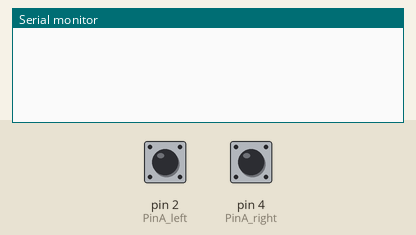
A sketch run on a simulated Arduino Uno, built with avr-gcc and run on an emulated ATmega328P. On the bench: the last lines printed to the serial monitor. Inputs (shaded band) come from the test bench; at power-on: pin 4 (PinA_right) LOW, pin 2 (PinA_left) HIGH.

Above: at 2.8 s.
2.9 s: pin 4 (PinA_right) pulsed HIGH 2 times (0.12 s each, 0.3 s apart)
At 4.6 s:
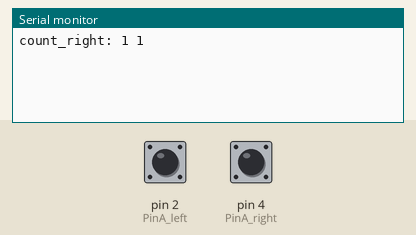
5.0 s: pin 4 (PinA_right) pulled HIGH for 0.15 s
At 5.9 s:
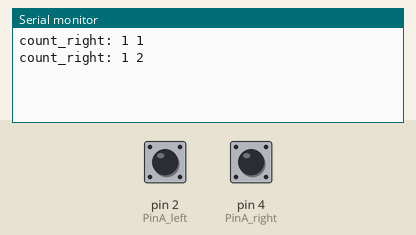
6.6 s: pin 4 (PinA_right) pulled HIGH for 1 s
At 7.1 s:
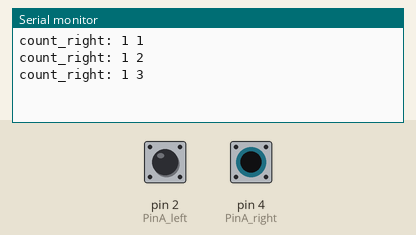
9.1 s: pin 4 (PinA_right) pulled HIGH for 0.15 s
At 10.2 s:
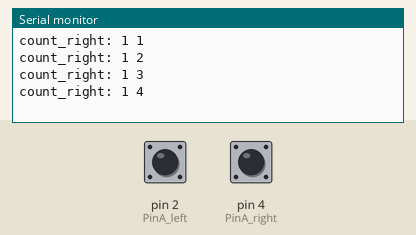
Timing chart, 0 to 11.7 s (numbered marks = the images above; inputs shaded):
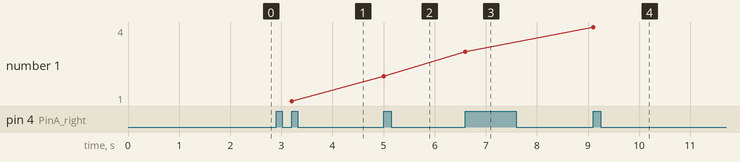

The sketch:

PinChangeInt.ino
```cpp
/****************************************************************************
 * Ardino综合项目: Aruino nano平衡小车__2__外部中断
 * Author: Benny
 * 功能：当外部中断IO口电平发生变化时触发中断执行函数
 * 注意：1、由于中断会打断正常代码的运行，因此 ISR 的应该尽可能快地执行完毕。
 *       2、在 ISR 中修改的全局变量要用 volatile 修饰符修饰以防止编译器优化
 *       3、在 ISR 中不能使用其他用中断实现的函数，如 millis() delay() 等，延时可以使用delayMicroseconds()，它不是用中断实现的。
****************************************************************************/

#include "./PinChangeInt.h"       // 外部中断函数库

#define PinA_left 2         // 中断0
#define PinA_right 4        // 中断1

volatile long count_right = 0;  // 使用volatile long类型是为了在外部中断修改脉冲计数值时防止被编译器优化
volatile long count_left = 0;   // 使用volatile long类型是为了在外部中断修改脉冲计数值时防止被编译器优化

void setup() {
    Serial.begin(9600);
	pinMode(PinA_left, INPUT);    // 串口中断为输入模式(左轮测速编码器)
	pinMode(PinA_right, INPUT);	  // 串口中断为输入模式(右轮测试编码器)
    sei();                        // 打开中断
    //cli();                      // 关闭中断
}

void loop() {
    // 主函数中循环检测及叠加脉冲测定小车车速,使用电平改变既进入脉冲叠加增加电机的脉冲数，保证小车的精确度。
	attachPinChangeInterrupt(PinA_left, Code_left, FALLING);    // 中断0即PinA_left 2 ; 模式：CHANGE(变化)、RISING(上升沿)、FALLING(下降沿)
	attachPinChangeInterrupt(PinA_right, Code_right, RISING);   // 中断1即PinA_right 4 ;
}

/**********************************
 * 函数名称：Code_left()
 * 函数功能：左侧电机编码器脉冲计数
 **********************************/
void Code_left() {
	count_left ++;
    Serial.print("count_left: ");
    Serial.print(digitalRead(2));
    Serial.print(" ");
    Serial.println(count_left);
}

/***********************************
 * 函数名称：Code_right()
 * 函数功能：右侧电机编码器脉冲计数
 ***********************************/
void Code_right() {
	count_right ++;
    Serial.print("count_right: ");
    Serial.print(digitalRead(4));
    Serial.print(" ");
    Serial.println(count_right);
}
```

Measured:
- after the input at 2.9 s, the serial monitor: prints a new line after 0.30 s (image 1)
- after the input at 5.0 s, the serial monitor: prints a new line at once (image 2)
- after the input at 6.6 s, the serial monitor: prints a new line at once (image 3)
- after the input at 9.1 s, the serial monitor: prints a new line at once (image 4)
- plotted number 1: 1 → 2 after the input at 5.0 s, 2 → 3 after the input at 6.6 s, 3 → 4 after the input at 9.1 s
